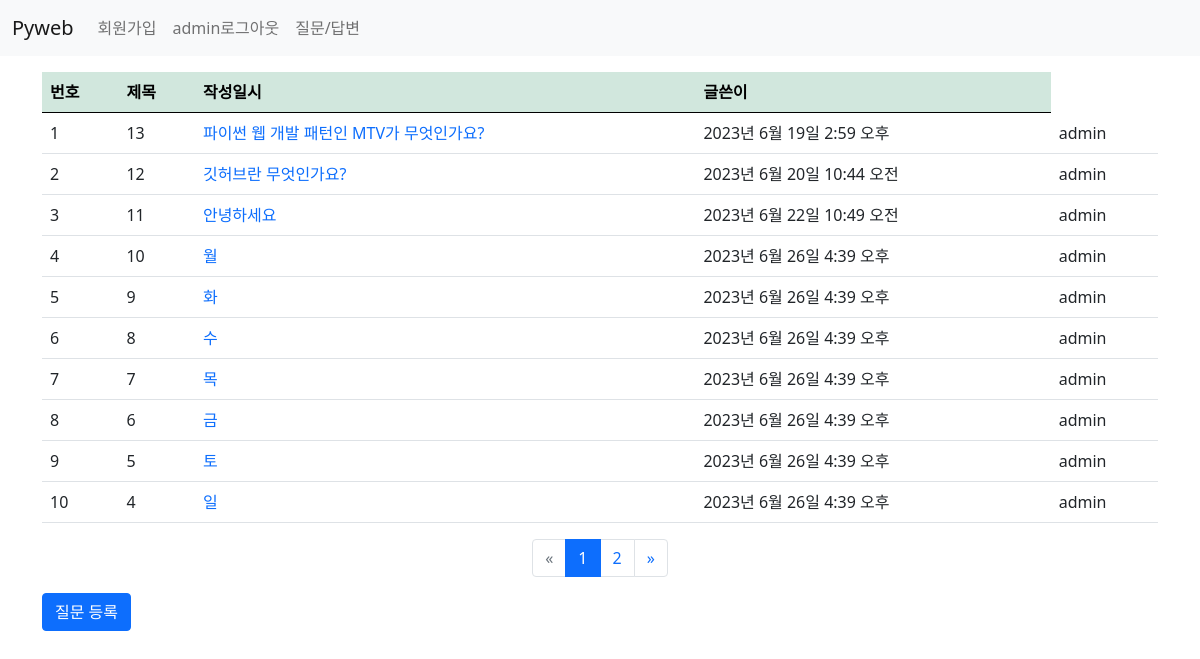
Screenshot of /board/ (signed in) with the database file from the repository.
### board/models.py (models this page shows, shortened)
class Question(models.Model):
    author = models.ForeignKey(User, on_delete=models.CASCADE)
    subject = models.CharField(max_length=200)  #제목
    content = models.TextField()                #질문 내용
    create_date = models.DateTimeField()        #등록일
    modify_date = models.DateTimeField(null=True, blank=True)

### board/views.py (the view)
# urls.py: path('', views.question_list, name='question_list'),
def question_list(request):
    question_list = Question.objects.order_by('create_date')  #내림 차순
    page = request.GET.get('page', '1')
    paginator = Paginator(question_list, 10)  #페이지당 게시글 - 10
    page_obj = paginator.get_page(page)
    context = {'question_list': page_obj}
    return render(request, 'board/question_list.html', context)

### board/templatetags/board_filter.py (called while the page is built)
@register.filter
def sub(value, arg):
    return value - arg   #원래값 - 매개값 -> |sub:arg

### templates/board/question_list.html
{% extends 'base.html' %}
{% load board_filter %}
{% block content %}
<div class="container my-3">
    <section id="question_list">
        <table class="table">
            <thead>
                <tr class="table-success">
                    <th>번호</th><th>제목</th><th>작성일시</th><th>글쓴이</th>
                </tr>
            </thead>
            <tbody>
                {% if question_list %}
                    {% for question in question_list %}
                    <tr>
                        <td>{{ forloop.counter }}</td>
                        <td>{{ question_list.paginator.count|sub:question_list.start_index|sub:forloop.counter0|add:1 }}</td>
                        <td>
                            <a href="{% url 'board:detail' question.id %}" class="text-decoration-none">
                                {{ question.subject }}
                            </a>
                        </td>
                        <td>{{ question.create_date }}</td>
                        <td>{{ question.author }}</td>
                    </tr>
                    {% endfor %}
                {% else %}
                    <tr>
                        <td>질문이 없습니다</td>
                    </tr>
                {% endif %}
            </tbody>
        </table>
        <ul class="pagination justify-content-center">
            {% if question_list.has_previous %}
                <li class="page-item">
                    <a class="page-link" href="?page={{ question_list.previous_page_number }}">
                        &laquo;
                    </a>
                </li>
            {% else %}
                <li class="page-item disabled">
                    <a class="page-link" href="">
                        &laquo;
                    </a>
                </li>
            {% endif %}
            {% for page_number in question_list.paginator.page_range %}
                {% if page_number == question_list.number %}
                <li class="page-item active">
                    <a class="page-link" href="?page={{ page_number }}">
                        {{ page_number }}
                    </a>
                </li>
                {% else %}
                <li class="page-item">
                    <a class="page-link" href="?page={{ page_number }}">
                        {{ page_number }}
                    </a>
                </li>
                {% endif %}
            {% endfor %}
             {% if question_list.has_next %}
                <li class="page-item">
                    <a class="page-link" href="?page={{ question_list.next_page_number }}">
                        &raquo;
                    </a>
                </li>
            {% else %}
                <li class="page-item">
                    <a class="page-link" href="#">
                        &raquo;
                    </a>
                </li>
            {% endif %}
        </ul>
    <a href="{% url 'board:question_create' %}"
        class="btn btn-primary">질문 등록</a>
    </section>
</div>
{% endblock %}

### templates/navbar.html (shortened to what this page needs)
<nav class="navbar navbar-expand-lg navbar-light bg-light">
  <div class="container-fluid">
    <a class="navbar-brand" href="/">Pyweb</a>
    <div class="collapse navbar-collapse" id="navbarSupportedContent">
      <ul class="navbar-nav me-auto mb-2 mb-lg-0">
        <li class="nav-item">
          <a class="nav-link" href="{% url 'common:signup' %}">회원가입</a>
        </li>
        <li class="nav-item">
          {% if user.is_authenticated %}
          <a class="nav-link" href="{% url 'common:logout' %}">{{ user.username }}로그아웃</a>
          {% else %}
          <a class="nav-link" href="{% url 'common:login' %}">로그인</a>
          {% endif %}
        </li>
        <li class="nav-item">
          <a class="nav-link" href="{% url 'board:question_list' %}">질문/답변</a>
        </li>
      </ul>
    </div>
  </div>
  </nav>

### rows the page displays
Question: paginator.count|sub "13", subject "파이썬 웹 개발 패턴인 MTV가 무엇인가요?", create_date "2023년 6월 19일 2:59 오후", author "admin"
Question: paginator.count|sub "12", subject "깃허브란 무엇인가요?", create_date "2023년 6월 20일 10:44 오전", author "admin"
Question: paginator.count|sub "11", subject "안녕하세요", create_date "2023년 6월 22일 10:49 오전", author "admin"
Question: paginator.count|sub "10", subject "월", create_date "2023년 6월 26일 4:39 오후", author "admin"
Question: paginator.count|sub "9", subject "화", create_date "2023년 6월 26일 4:39 오후", author "admin"
Question: paginator.count|sub "8", subject "수", create_date "2023년 6월 26일 4:39 오후", author "admin"
Question: paginator.count|sub "7", subject "목", create_date "2023년 6월 26일 4:39 오후", author "admin"
Question: paginator.count|sub "6", subject "금", create_date "2023년 6월 26일 4:39 오후", author "admin"
Question: paginator.count|sub "5", subject "토", create_date "2023년 6월 26일 4:39 오후", author "admin"
Question: paginator.count|sub "4", subject "일", create_date "2023년 6월 26일 4:39 오후", author "admin"

### other values shown
{{ user.username }} "admin"
{{ page_number }} "1"
{{ page_number }} "2"
